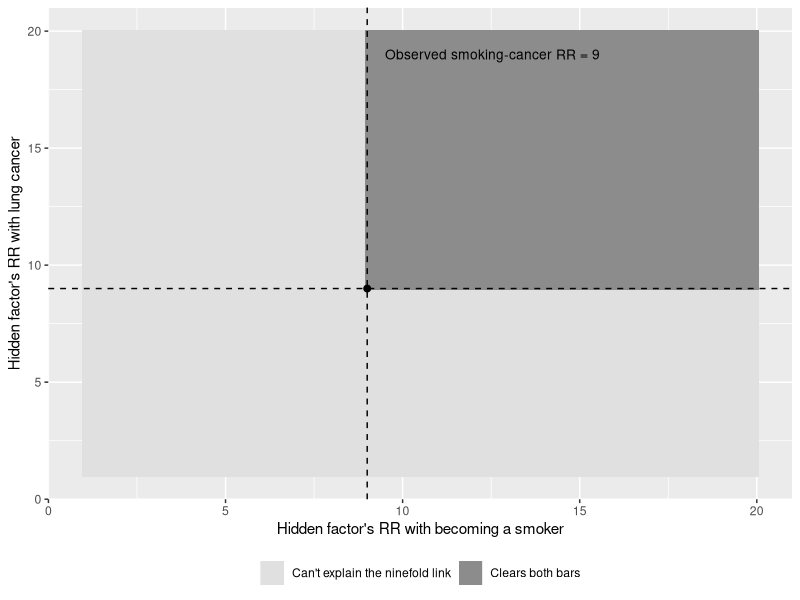
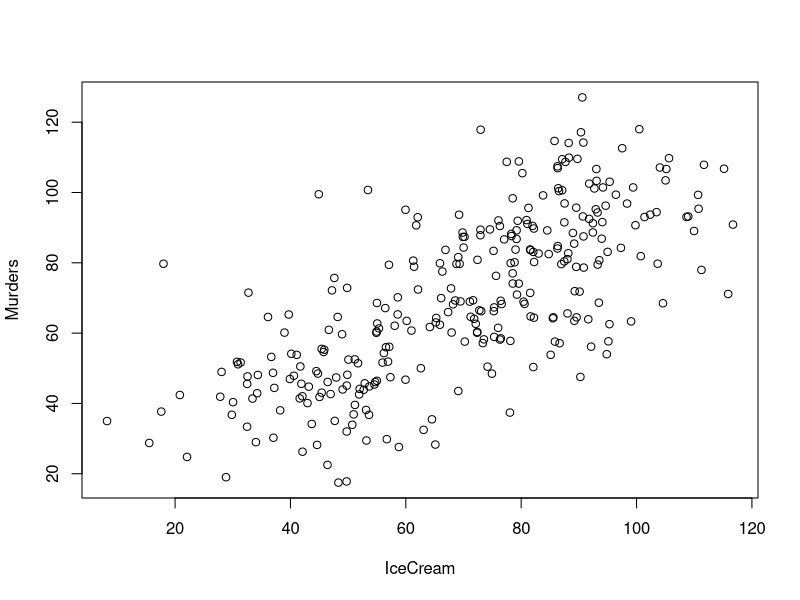
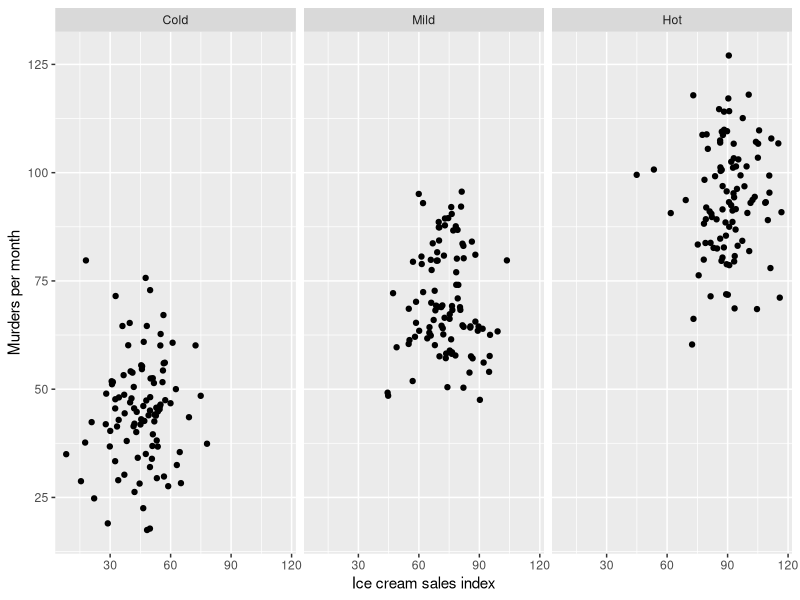
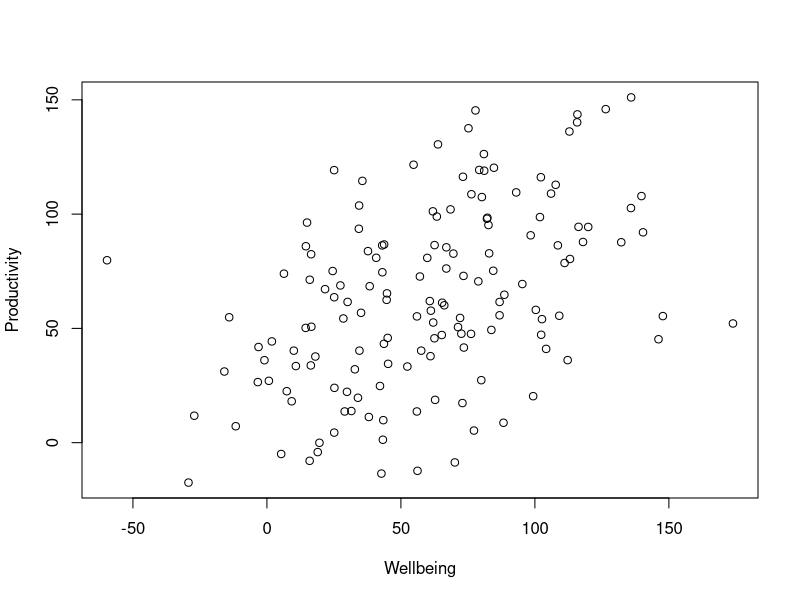
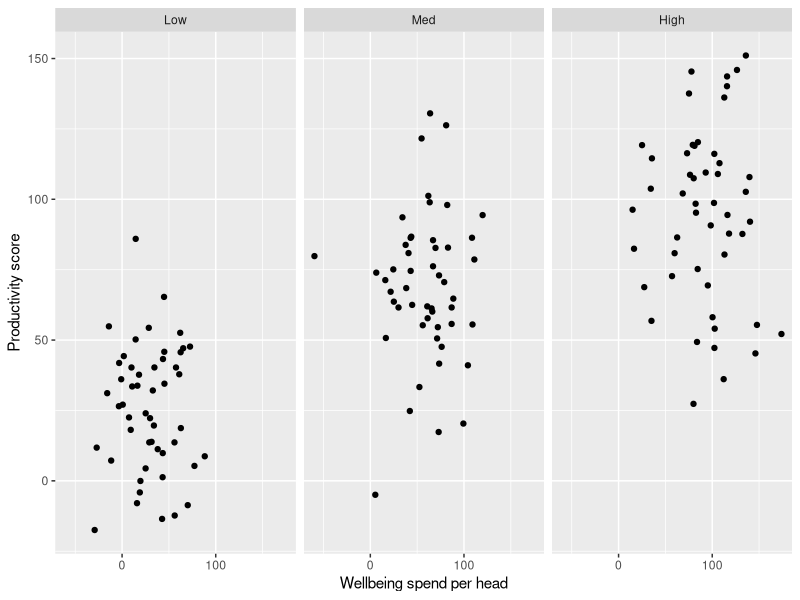

The R source for these figures, in order:
## ---- chunk 1
knitr::opts_chunk$set(echo = FALSE, warning = FALSE, message = FALSE)
## ---- chunk 2
library(ggplot2)
## ---- chunk 3
RR_grid <- expand.grid(RR_smoke = seq(1, 20, 0.1), RR_cancer = seq(1, 20, 0.1))
RR_grid$Verdict <- ifelse(RR_grid$RR_smoke >= 9 & RR_grid$RR_cancer >= 9,
                           "Clears both bars", "Can't explain the ninefold link")

ggplot(RR_grid, aes(RR_smoke, RR_cancer, fill = Verdict)) +
  geom_tile() +
  geom_vline(xintercept = 9, linetype = "dashed") +
  geom_hline(yintercept = 9, linetype = "dashed") +
  annotate("point", x = 9, y = 9, size = 2) +
  annotate("text", x = 9.5, y = 19, label = "Observed smoking-cancer RR = 9",
           hjust = 0, size = 3.5) +
  scale_fill_manual(values = c("Clears both bars" = "grey55",
                                "Can't explain the ninefold link" = "grey88")) +
  labs(x = "Hidden factor's RR with becoming a smoker",
       y = "Hidden factor's RR with lung cancer",
       fill = NULL) +
  theme(legend.position = "bottom")
## ---- chunk 4
set.seed(21)
Temp_grp <- rep(c("Cold", "Mild", "Hot"), each = 100)
Temp <- c(Cold = 45, Mild = 70, Hot = 90)[Temp_grp] + rnorm(300, 0, 4)

IceCream <- Temp + rnorm(300, 0, 11.7)
Murders <- Temp + rnorm(300, 0, 11.7)

plot(IceCream, Murders)
cor(IceCream, Murders)
## ---- chunk 5
Confound1 <- data.frame(IceCream, Murders,
                         Temp_grp = factor(Temp_grp, levels = c("Cold", "Mild", "Hot")))

ggplot(Confound1, aes(IceCream, Murders)) +
  geom_point() +
  facet_wrap(~ Temp_grp) +
  labs(x = "Ice cream sales index", y = "Murders per month")

tapply(seq_len(nrow(Confound1)), Confound1$Temp_grp,
       function(i) cor(Confound1$IceCream[i], Confound1$Murders[i]))
## ---- chunk 6
set.seed(271)
Res_grp <- rep(c("Low", "Med", "High"), each = 50)
Resourcing <- c(Low = 30, Med = 60, High = 90)[Res_grp] + rnorm(150, 0, 6)

Wellbeing <- Resourcing + rnorm(150, 0, 27.7)
Productivity <- Resourcing + rnorm(150, 0, 27.7)

plot(Wellbeing, Productivity)
cor(Wellbeing, Productivity)
## ---- chunk 7
Confound2 <- data.frame(Wellbeing, Productivity,
                         Res_grp = factor(Res_grp, levels = c("Low", "Med", "High")))

ggplot(Confound2, aes(Wellbeing, Productivity)) +
  geom_point() +
  facet_wrap(~ Res_grp) +
  labs(x = "Wellbeing spend per head", y = "Productivity score")

tapply(seq_len(nrow(Confound2)), Confound2$Res_grp,
       function(i) cor(Confound2$Wellbeing[i], Confound2$Productivity[i]))
## ---- chunk 8
set.seed(4)
Height <- rnorm(20000)
Skill <- rnorm(20000)
SelectionScore <- Height + Skill + rnorm(20000, 0, 0.9)
Made_NBA <- SelectionScore > 3

cor(Height, Skill)
cor(Height[Made_NBA], Skill[Made_NBA])
## ---- chunk 9
set.seed(12)
TechSkill <- rnorm(800)
CultureFit <- rnorm(800)
HireScore <- TechSkill + CultureFit + rnorm(800, 0, 0.4)
Hired <- HireScore > 1.6

cor(TechSkill, CultureFit)
cor(TechSkill[Hired], CultureFit[Hired])
